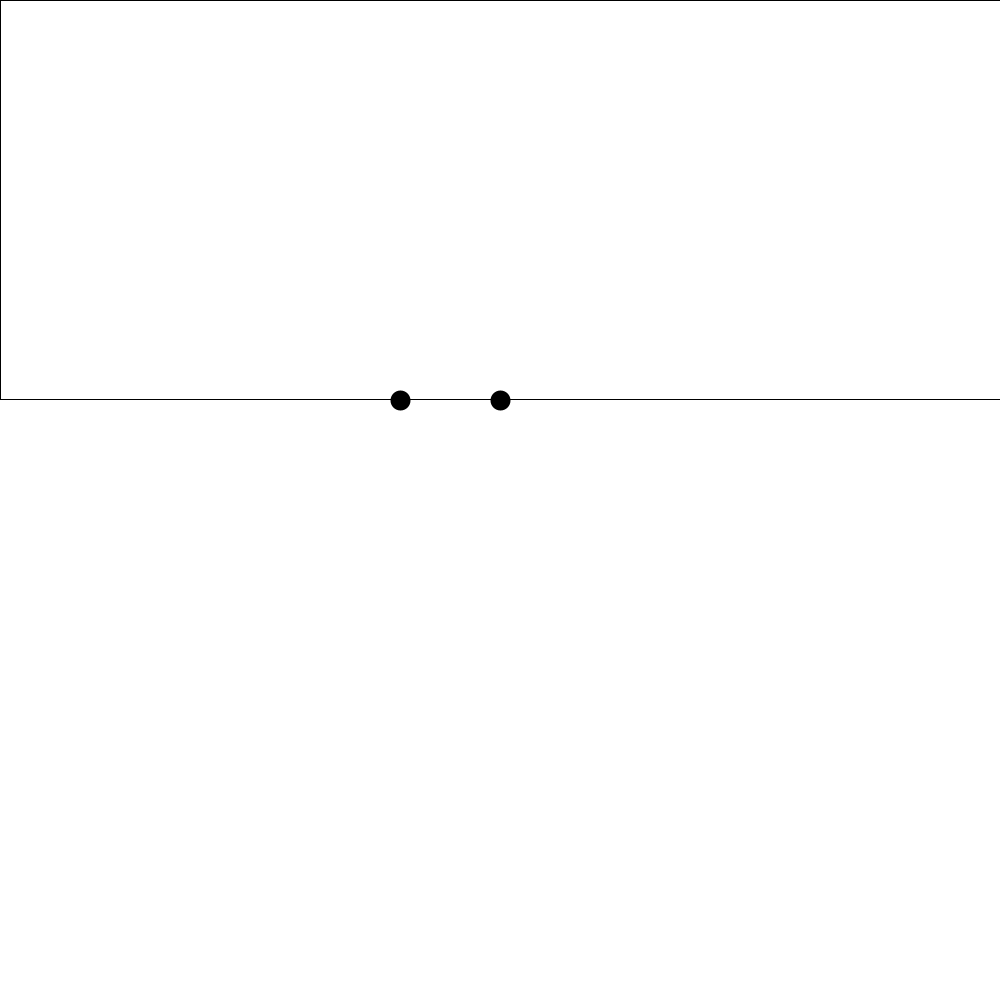
Frame 1 (no input)
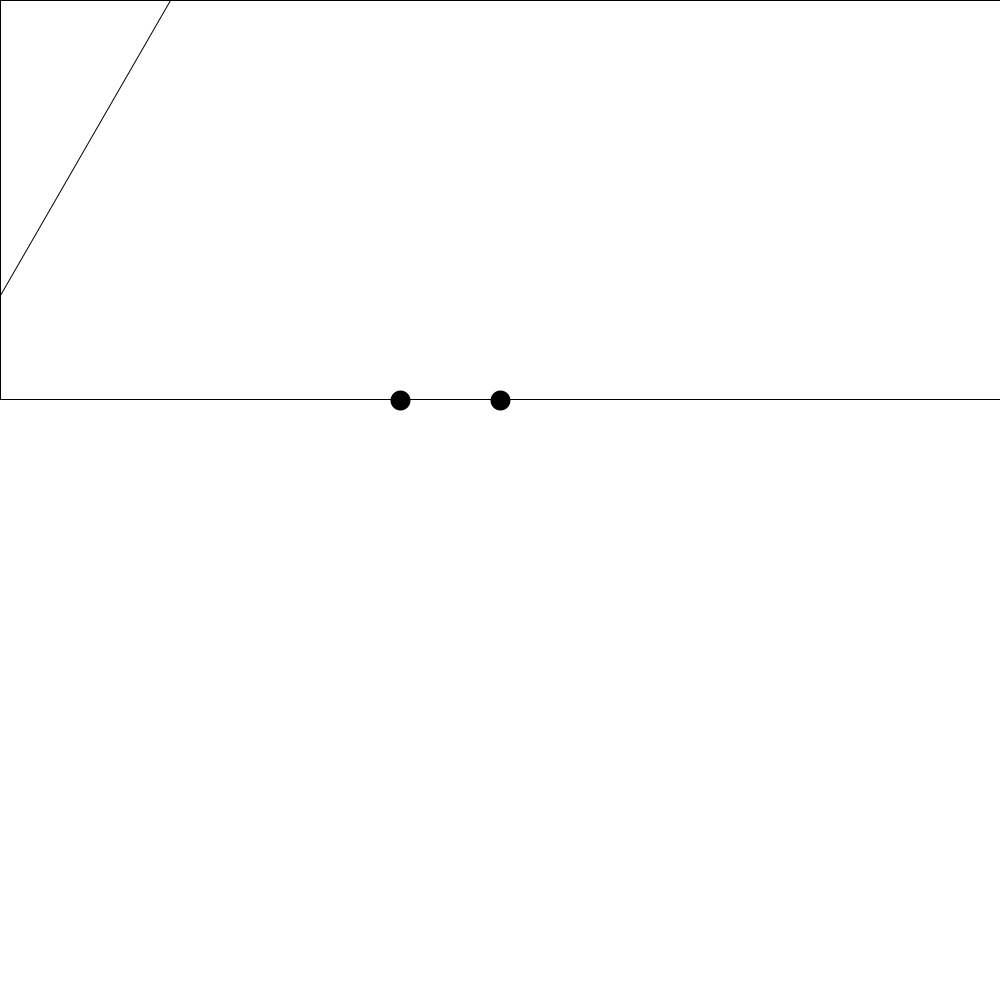
Frame 60 (the mouse pressed at the canvas centre just before this capture)
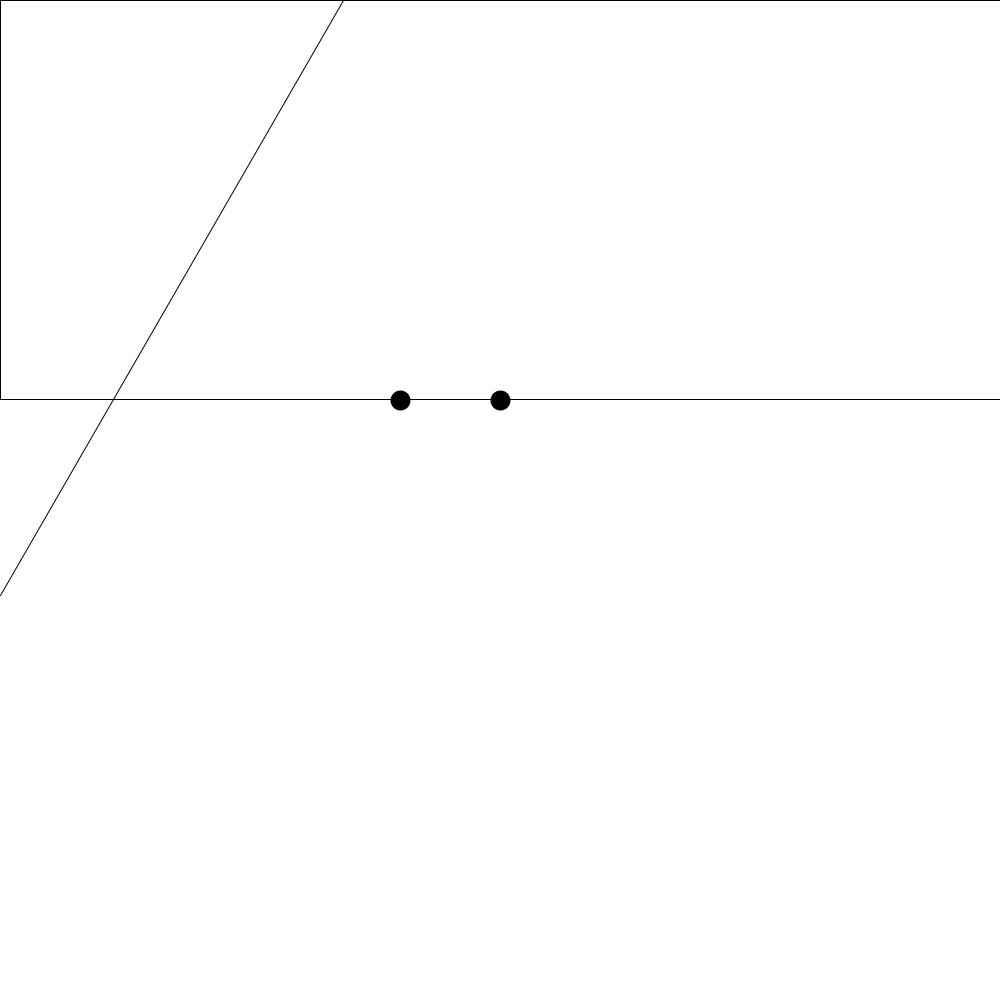
Frame 120 (the mouse held since frame 60 and released just before this capture)

The Processing sketch that drew these frames (run headless with seeded random() and noise(); from frame 60 on, the mouse is pressed at the canvas centre):

// Processing sketch: prototype6
// ── prototype6.pde
Elementary_waves e_wave_1, e_wave_2, e_wave_3;
Incident_waves f_wave;

int angle = 60;

void setup(){
  size(1000,1000);
  //scale(1,0.5);
  smooth();
  frameRate(20);
  line(0,height/2-100,width,height/2-100);
  set_elementary_waves_lotation();
  f_wave = new Incident_waves();


}

void draw(){
  background(255);
  noFill();
  strokeWeight(1);

  if(e_wave_1.draw_flag == true){
    e_wave_1.create_elementary_wave();
    e_wave_1.display();
  }
  if(e_wave_2.draw_flag == true){
    e_wave_2.create_elementary_wave();
    e_wave_2.display();
  }
  if(e_wave_3.draw_flag == true){
    e_wave_3.create_elementary_wave();
    e_wave_3.display();
  }
  fill(255);
  rect(0,0,width,height/2-101);
  f_wave.draw_incident_waves();
  strokeWeight(20);
  point(e_wave_1.coordinates_x,e_wave_1.coordinates_y);
  point(e_wave_2.coordinates_x,e_wave_2.coordinates_y);
 
  fill(0);
  
}

void set_elementary_waves_lotation(){
  float e_wave_1_x = width/2-100;
  float e_wave_1_y = height/2-100;
  float e_wave_2_x = width/2;
  float e_wave_2_y = height/2-100;
  float e_wave_3_x = width/2+100;
  float e_wave_3_y = height/2-100;

  
  e_wave_1 = new Elementary_waves(255,0,0,e_wave_1_x,e_wave_1_y,false); // RGB 初期座標xy １フレームごとの加速ピクセル
  e_wave_2 = new Elementary_waves(255,0,0,e_wave_2_x,e_wave_2_y,false);
  e_wave_3 = new Elementary_waves(0,0,255,e_wave_3_x,e_wave_3_y,false);
}


class Elementary_waves{
  int color_a, color_b, color_c;
  float coordinates_x, coordinates_y;
  int speed;
  //int radius;
  ArrayList elementary_wave;
  boolean draw_flag;

  Elementary_waves(int _color_a, int _color_b, int _color_c,
      float _coordinates_x, float _coordinates_y, boolean _draw_flag){
    color_a = _color_a;
    color_b = _color_b;
    color_c = _color_c;
    coordinates_x = _coordinates_x;
    coordinates_y = _coordinates_y;
    speed = 40; //　１フレームあたりの素元波のスピード
    elementary_wave = new ArrayList();
    draw_flag = _draw_flag;
  }

  void create_elementary_wave(){
    elementary_wave.add(new Elemntary_wave(0,speed)); 
  }
 

  void display(){
    stroke(color_a, color_b, color_c);
    pushMatrix();
    translate(coordinates_x,coordinates_y);
    for(int i = elementary_wave.size()-1; i>=0; i--){
      Elemntary_wave e = (Elemntary_wave)elementary_wave.get(i);
      if(e.update() == false)
      elementary_wave.remove(i);
      }
    popMatrix();
    stroke(0,0,0);//syokika
  }



}


class Elemntary_wave{
  int radius;
  int speed;
  Elemntary_wave(int _radius, int _speed){
    radius = _radius;
    speed = _speed;
  }

  boolean update(){                   // ここで素元波を描く
    radius += speed;
    ellipse(0,0,radius,radius);
    if(radius > width*3 || radius > height*3){
      return false;
    }
    return true;
  }
}
//

class Incident_waves{
  float x,y;
  int speed;
  Incident_waves(){
    x = 0;
    y = 0;
    speed = 5;
    
  }

  void draw_incident_waves(){
    if(angle != 0){
      x = (y * cos(radians(angle)))/ (sin(radians(angle)));
      line(0,y,x,0);
      //fill(255);
      //rect(0,height/2+101,width,height);
      //fill(0);  
      check_create_elementary_waves();
 
    }else{
       line(0,y,width,y); //angle == 0
       if(y > e_wave_1.coordinates_y) {e_wave_1.draw_flag = true; println("fsdaffsad");}
    }
   
    y += speed;
  }
 

  void check_create_elementary_waves(){
    float check_y_1 = y - (y / x) * e_wave_1.coordinates_x; 
    if(check_y_1 > e_wave_1.coordinates_y) {e_wave_1.draw_flag = true;}
    float check_y_2 = y - (y / x) * e_wave_2.coordinates_x; 
    if(check_y_2 > e_wave_2.coordinates_x) e_wave_2.draw_flag = true;
    //check_x = (-1)*(e_wave_3.coordinates_x - y) / (y/x);
    //if(check_x > e_wave_3.coordinates_x) e_wave_3.draw_flag = true;
  }

}
